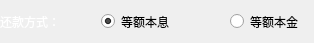
         <widget class="QWidget" name="widget_Remethod_1" native="true">
          <property name="maximumSize">
           <size>
            <width>450</width>
            <height>40</height>
           </size>
          </property>
          <layout class="QGridLayout" name="gridLayout_34">
           <property name="leftMargin">
            <number>0</number>
           </property>
           <item row="0" column="4">
            <spacer name="horizontalSpacer_7">
             <property name="orientation">
              <enum>Qt::Horizontal</enum>
             </property>
             <property name="sizeType">
              <enum>QSizePolicy::Maximum</enum>
             </property>
             <property name="sizeHint" stdset="0">
              <size>
               <width>50</width>
               <height>20</height>
              </size>
             </property>
            </spacer>
           </item>
           <item row="0" column="5">
            <widget class="QRadioButton" name="radioButton_Rebenjin_1">
             <property name="maximumSize">
              <size>
               <width>110</width>
               <height>21</height>
              </size>
             </property>
             <property name="text">
              <string>等额本金</string>
             </property>
             <property name="icon">
              <iconset>
               <normaloff>../Icons/等额本金.png</normaloff>../Icons/等额本金.png</iconset>
             </property>
            </widget>
           </item>
           <item row="0" column="2">
            <spacer name="horizontalSpacer_2">
             <property name="orientation">
              <enum>Qt::Horizontal</enum>
             </property>
             <property name="sizeType">
              <enum>QSizePolicy::Maximum</enum>
             </property>
             <property name="sizeHint" stdset="0">
              <size>
               <width>35</width>
               <height>19</height>
              </size>
             </property>
            </spacer>
           </item>
           <item row="0" column="3">
            <widget class="QRadioButton" name="radioButton_Rebenxi_1">
             <property name="maximumSize">
              <size>
               <width>110</width>
               <height>21</height>
              </size>
             </property>
             <property name="text">
              <string>等额本息</string>
             </property>
             <property name="icon">
              <iconset>
               <normaloff>../Icons/等额本息还款标.png</normaloff>../Icons/等额本息还款标.png</iconset>
             </property>
             <property name="checked">
              <bool>true</bool>
             </property>
            </widget>
           </item>
           <item row="0" column="1">
            <widget class="QLabel" name="label_Remethod_1">
             <property name="maximumSize">
              <size>
               <width>72</width>
               <height>15</height>
              </size>
             </property>
             <property name="styleSheet">
              <string notr="true">font: 9pt &quot;锐字锐线怒放黑简1.0&quot;;
color: rgb(255, 255, 255);</string>
             </property>
             <property name="text">
              <string>还款方式：</string>
             </property>
            </widget>
           </item>
          </layout>
         </widget>
